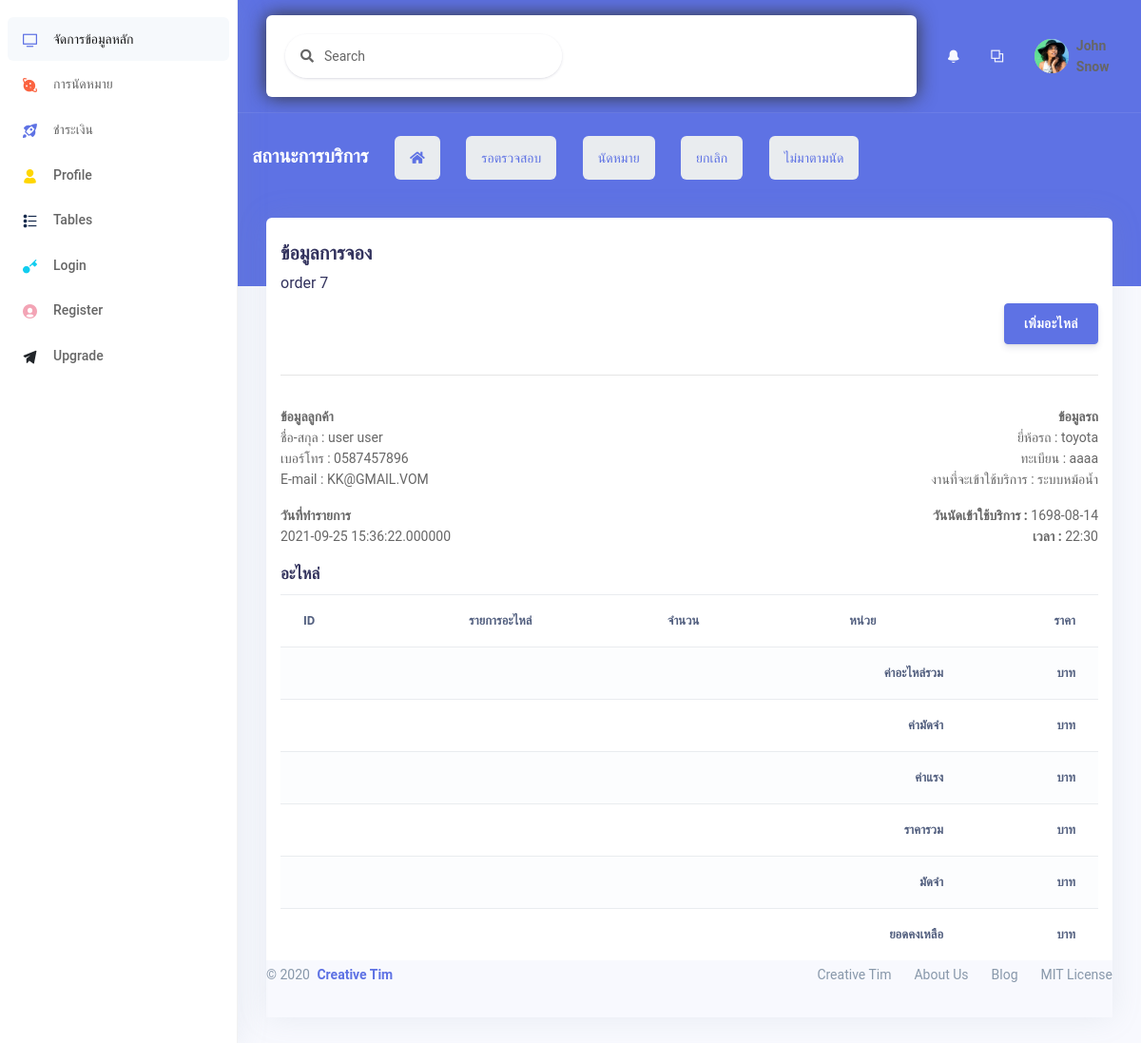
/backend/Order_updatef.php?o_id=7, run on the app's committed database.
### tables this page shows
CREATE TABLE `orders` (
  `o_id` int(11) NOT NULL,
  `id_mem` int(11) NOT NULL,
  `o_mail` varchar(60) NOT NULL,
  `tel_mem` varchar(10) NOT NULL,
  `car_id` int(11) NOT NULL,
  `year_car` int(5) NOT NULL,
  `number_car` varchar(8) NOT NULL COMMENT 'ทะเบียนรถ',
  `mile` varchar(10) NOT NULL COMMENT 'ระยะไมล์',
  `sv_id` int(11) NOT NULL COMMENT 'ประเภทงานบริการ',
  `svst_id` int(11) NOT NULL COMMENT 'สถานะบริการ',
  `o_date` datetime(6) NOT NULL,
  `o_daterq` varchar(30) NOT NULL,
  `o_timerq` varchar(30) NOT NULL
);

CREATE TABLE `tb_mem` (
  `id_mem` int(11) NOT NULL,
  `name_mem` varchar(25) NOT NULL,
  `last_mem` varchar(25) NOT NULL,
  `userlevel` varchar(25) NOT NULL,
  `username` varchar(25) NOT NULL,
  `password` varchar(128) NOT NULL,
  `tel_mem` varchar(10) NOT NULL,
  `address_mem` varchar(150) NOT NULL
);

CREATE TABLE `datacar` (
  `car_id` int(11) NOT NULL,
  `ctype_id` int(11) NOT NULL,
  `car_brand` varchar(50) NOT NULL,
  `car_model` varchar(50) NOT NULL
);

CREATE TABLE `services` (
  `sv_id` int(11) NOT NULL,
  `sv_name` varchar(50) NOT NULL,
  `sv_price` varchar(5) NOT NULL
);

### backend/order_updatef.php (the view, shortened to what this page needs)
<?php
include "../conn.php";
$o_id = $_GET['o_id'];
$sql = "SELECT orders.*,tb_mem.*,services.*,datacar.car_brand
FROM(((orders INNER JOIN tb_mem on orders.id_mem=tb_mem.id_mem)
INNER JOIN services on orders.sv_id=services.sv_id )
INNER JOIN datacar on orders.car_id=datacar.car_id)
WHERE orders.o_id=$o_id;";
$rs = mysqli_query($con, $sql);
$row = mysqli_fetch_array($rs);
$tel_mem = $row['tel_mem'];
$name_mem = $row['name_mem'];
$last_mem = $row['last_mem'];
$o_mail = $row['o_mail'];
$number_car = $row['number_car'];
$o_date = $row['o_date'];
$o_daterq = $row['o_daterq'];
$o_timerq = $row['o_timerq'];
$car_brand = $row['car_brand'];
$sv_name = $row['sv_name'];
?>
<!DOCTYPE html>
<html>
<head>
    <link rel="stylesheet" href="./assets/vendor/nucleo/css/nucleo.css" type="text/css">
    <link rel="stylesheet" href="./assets/vendor/@fortawesome/fontawesome-free/css/all.min.css" type="text/css">
    <link rel="stylesheet" href="./assets/css/argon.css?v=1.2.0" type="text/css">
</head>
<body>
    <?php
    include "object/sidebar.php";
    include "object/_nev.php";
    include "object/list_orderstatus.php";
    ?>
    </div>
    </div>
    </div>
    </div>
    </div>
    <div class="container-fluid mt--6">
        <div class="row">
            <div class="col">
                <div class="card">
                    <div class="container">
                        <div class="col-xs-10">
                            <div class="grid invoice">
                                <div class="grid-body">
                                    <br>
                                        <div class="col-xs-12">
                                            <h2>ข้อมูลการจอง<br>
                                                <span class="small">order <?php echo $o_id ?></span>
                                            </h2>
                                        </div>
                                </div>
                                <div class="col-xs-6 text-right">
                                            <a class="btn btn-primary btn-learn" href="spare.php?o_id=<?=$o_id?>"> <i class="icon-play4"></i> เพิ่มอะไหล่</a>
                                        </div>
                                <hr>
                                <div class="row m-0" style="justify-content: space-between;" sta472>
                                    <div class="col-xs-12">
                                        <address>
                                            <strong>ข้อมูลลูกค้า</strong><br>
                                            ชื่อ-สกุล : <?php echo $name_mem ?> <?php echo $last_mem ?><br>
                                            เบอร์โทร : <?php echo $tel_mem ?><br>
                                            E-mail : <?php echo $o_mail ?><br>
                                        </address>
                                    </div>
                                    <div class="col-xs-6 text-right">
                                        <address>
                                            <strong>ข้อมูลรถ</strong><br>
                                            ยี่ห้อรถ : <?php echo $car_brand ?><br>
                                            ทะเบียน : <?php echo $number_car ?><br>
                                            งานที่จะเข้าใช้บริการ : <?php echo $sv_name ?><br>
                                        </address>
                                    </div>
                                </div>
                                <div class="row m-0" style="justify-content: space-between;">
                                    <div class="col-xs-6">
                                        <address>
                                            <strong>วันที่ทำรายการ</strong><br>
                                            <?php echo $o_date ?>
                                        </address>
                                    </div>
                                    <div class="col-xs-6 text-right">
                                        <address>
                                            <strong>วันนัดเข้าใช้บริการ : </strong>
                                            <?php echo $o_daterq ?><br>
                                            <strong>เวลา : </strong>
                                            <?php echo $o_timerq ?><br>
                                        </address>
                                    </div>
                                </div>
                                <div class="row">
                                    <div class="col-md-12">
                                        <h3>อะไหล่</h3>
                                        <table class="table table-striped">
                                            <thead>
                                                <tr class="line">
                                                    <td><strong>ID</strong></td>
                                                    <td class="text-center"><strong>รายการอะไหล่</strong></td>
                                                    <td class="text-center"><strong>จำนวน</strong></td>
                                                    <td class="text-center"><strong>หน่วย</strong></td>
                                                    <td class="text-right"><strong>ราคา</strong></td>
                                                </tr>
                                            </thead>
                                            <tr>
                                                <td colspan="3"></td>
                                                <td class="text-right"><strong>ค่าอะไหล่รวม</strong></td>
                                                <td class="text-right"><strong>บาท</strong></td>
                                            </tr>
                                            <tr>
                                                <td colspan="3">
                                                </td>
                                                <td class="text-right"><strong>ค่ามัดจำ</strong></td>
                                                <td class="text-right"><strong>บาท</strong></td>
                                            </tr>
                                            <tr>
                                                <td colspan="3"></td>
                                                <td class="text-right"><strong>ค่าแรง</strong></td>
                                                <td class="text-right"><strong>บาท</strong></td>
                                            </tr>
                                            <tr>
                                                <td colspan="3"></td>
                                                <td class="text-right"><strong>ราคารวม</strong></td>
                                                <td class="text-right"><strong>บาท</strong></td>
                                            </tr>
                                            <tr>
                                                <td colspan="3"></td>
                                                <td class="text-right"><strong>มัดจำ</strong></td>
                                                <td class="text-right"><strong>บาท</strong></td>
                                            </tr>
                                            <tr>
                                                <td colspan="3"></td>
                                                <td class="text-right"><strong>ยอดคงเหลือ</strong></td>
                                                <td class="text-right"><strong>บาท</strong></td>
                                            </tr>
                                        </table>
                                    </div>
                                </div>
                            </div>
                        </div>
                    </div>
</body>
<footer class="footer pt-0">
    <div class="row align-items-center justify-content-lg-between">
        <div class="col-lg-6">
            <div class="copyright text-center  text-lg-left  text-muted">
                &copy; 2020 <a href="https://www.creative-tim.com" class="font-weight-bold ml-1" target="_blank">Creative Tim</a>
            </div>
        </div>
        <div class="col-lg-6">
            <ul class="nav nav-footer justify-content-center justify-content-lg-end">
                <li class="nav-item">
                    <a href="https://www.creative-tim.com" class="nav-link" target="_blank">Creative Tim</a>
                </li>
                <li class="nav-item">
                    <a href="https://www.creative-tim.com/presentation" class="nav-link" target="_blank">About Us</a>
                </li>
                <li class="nav-item">
                    <a href="http://blog.creative-tim.com" class="nav-link" target="_blank">Blog</a>
                </li>
                <li class="nav-item">
                    <a href="https://github.com/creativetimofficial/argon-dashboard/blob/master/LICENSE.md" class="nav-link" target="_blank">MIT License</a>
                </li>
            </ul>
        </div>
    </div>
</footer>
</body>
</html>

### backend/order_updatef.php (style rules this page uses)
html, body { min-height: 100%; }
body, div, form, input, select, textarea, p { padding: 0; margin: 0; outline: none; font-family: Roboto, Arial, sans-serif; font-size: 14px; color: #666; line-height: 22px; }

### data on the page
orders: id_mem.name_mem "user", id_mem.last_mem "user", id_mem.tel_mem "0587457896", o_mail "KK@GMAIL.VOM", car.car_brand "toyota", number_car "aaaa", sv.sv_name "ระบบหม้อน้ำ", o_date "2021-09-25 15:36:22.000000", o_daterq "1698-08-14", o_timerq "22:30"

### other printed values
$o_id "7"
